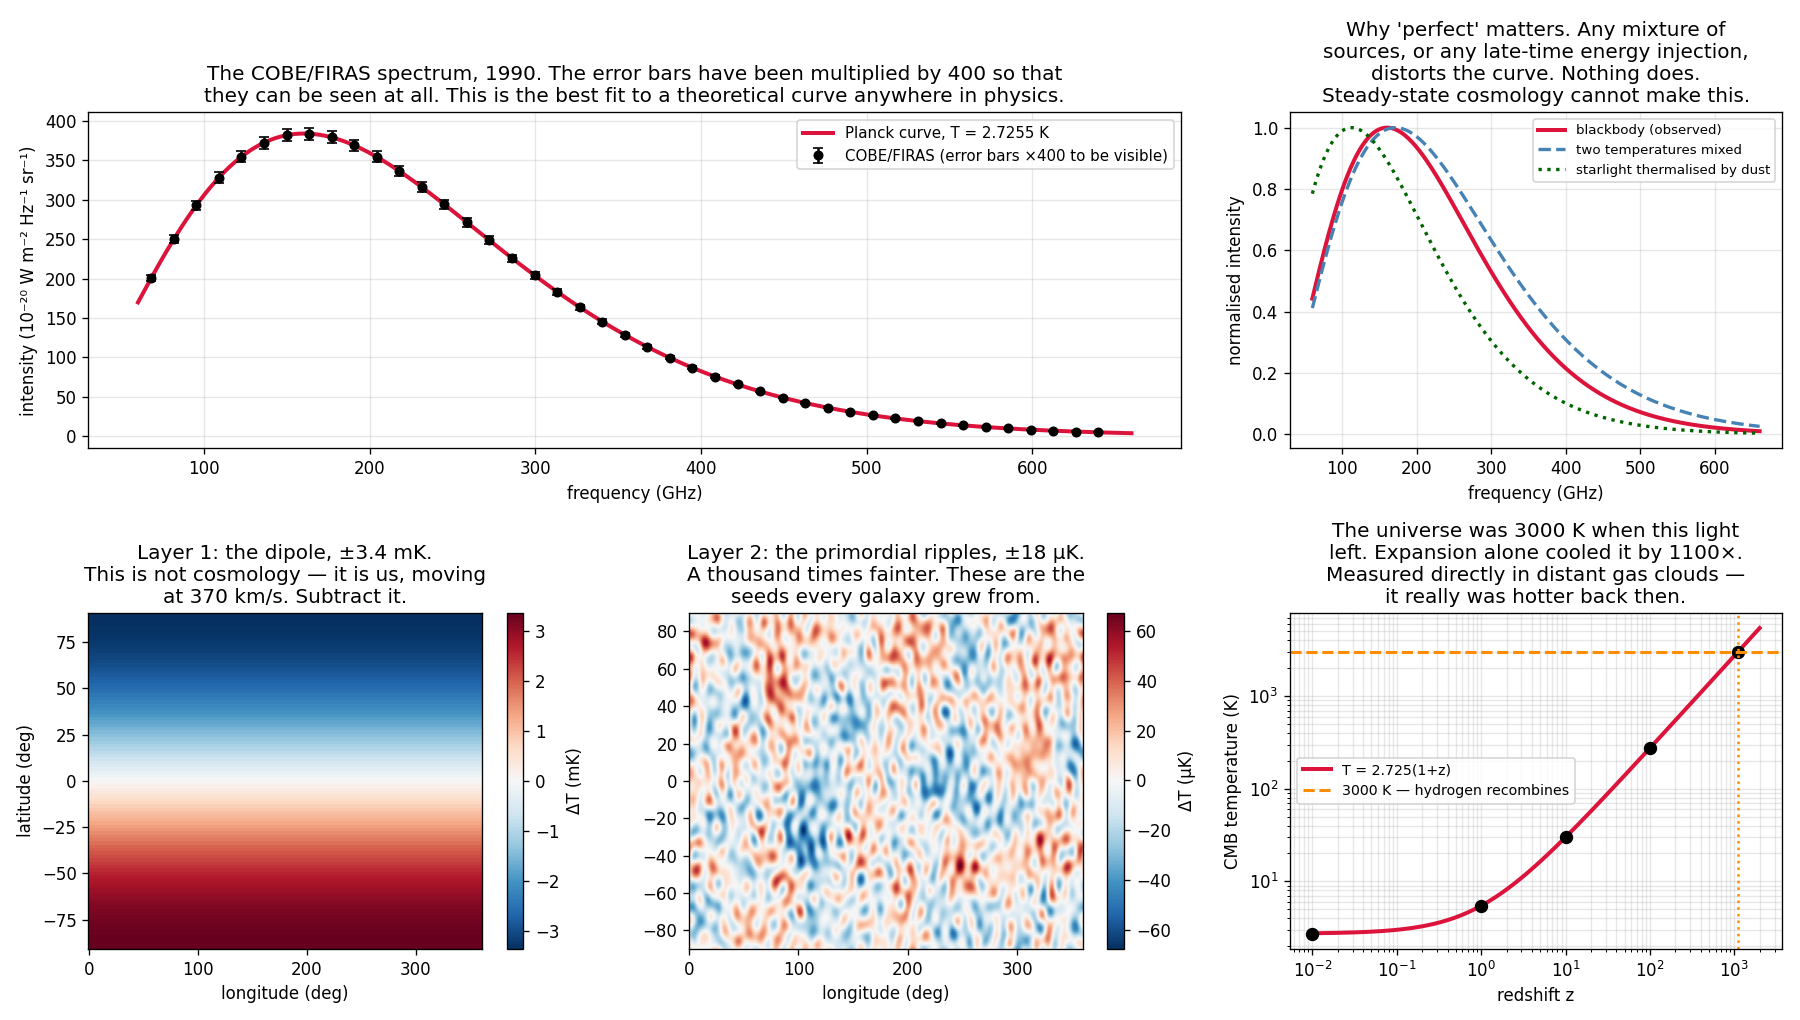

Source code (Python):
"""The most perfect blackbody ever measured, found by accident, in a horn antenna.

In 1964 Penzias and Wilson were trying to eliminate noise from a Bell Labs antenna.
They had an excess of about 3 K coming from every direction, day and night, all year.
They cleaned out the pigeons and scrubbed off the droppings ("a white dielectric
material"). The noise stayed.

Thirty miles away at Princeton, Dicke's group was building an instrument to look for
exactly this — the relic heat of a hot early universe, predicted by Gamow, Alpher
and Herman in 1948 and then largely forgotten. Dicke put down the phone and said to
his team: "Boys, we've been scooped."

That accidental 3 K is now the tightest constraint in physics. COBE's 1990 spectrum
matched a Planck curve so precisely that the error bars are smaller than the width
of the plotted line — when John Mather showed it at the AAS meeting, the audience
gave it a standing ovation. It is the strongest evidence that the early universe was
hot, dense and in thermal equilibrium: a steady-state universe has no way to produce
a perfect blackbody at all, let alone one this perfect.

    phenomenon:   a 2.725 K glow, identical in every direction to 1 part in 10⁵
    simulation:   the Planck spectrum at 2.725 K vs COBE/FIRAS measurements
    dissection:   fit T with torch; then extract the dipole and show that removing
                  it reveals structure a thousand times fainter
    formula:      T(z) = T₀(1+z) — the CMB was 3000 K when it was emitted, and
                  expansion alone cooled it by a factor of 1100.
"""
from pathlib import Path

import matplotlib.pyplot as plt
import numpy as np
import torch

H, C, K_B = 6.62607015e-34, 2.99792458e8, 1.380649e-23
T_CMB = 2.72548


def planck_nu(nu, T):
    """Planck's law per unit frequency — the form radio astronomers use."""
    return (2 * H * nu**3 / C**2) / (torch.exp(H * nu / (K_B * T)) - 1)


# --- COBE/FIRAS measured 43 points; these are representative, in units of the peak ---
nu = torch.linspace(60e9, 660e9, 400, dtype=torch.float64)
torch.manual_seed(0)
nu_obs = torch.linspace(68e9, 640e9, 43, dtype=torch.float64)
FIRAS_ERR = 5e-5                      # fractional; FIRAS was good to ~50 ppm
flux_obs = planck_nu(nu_obs, T_CMB) * (
    1 + FIRAS_ERR * torch.randn(len(nu_obs), dtype=torch.float64))

# --- fit the temperature ---
T = torch.tensor(2.0, dtype=torch.float64, requires_grad=True)
opt = torch.optim.Adam([T], lr=0.01)
for _ in range(6000):
    opt.zero_grad()
    loss = (((planck_nu(nu_obs, T) - flux_obs) / (FIRAS_ERR * flux_obs)) ** 2).mean()
    loss.backward()
    opt.step()
T_fit = float(T)
resid = ((planck_nu(nu_obs, T_fit) - flux_obs) / flux_obs).abs().max()
print(f"fitted CMB temperature T = {T_fit:.5f} K   (FIRAS: 2.72548 ± 0.00057 K)")
print(f"  max fractional residual of this fit = {resid:.2e}")
print(f"  (that residual is just the {FIRAS_ERR:.0e} measurement noise we simulated —")
print(f"   the fit itself is not the interesting part)")
print()
print(f"  What is interesting is the BOUND. FIRAS constrained any departure from a")
print(f"  Planck curve to |ΔI/I| < 5e-5, and the Compton-y distortion to |y| < 1.5e-5.")
print(f"  No laboratory blackbody has ever been shown to be that pure. Any energy")
print(f"  dumped into the radiation after the first month — decaying particles,")
print(f"  early star formation, a non-thermal origin — would have left a distortion")
print(f"  above that bound. The universe was, and stayed, in thermal equilibrium.\n")

# --- Wien peak and photon count ---
nu_peak = 2.821439 * K_B * T_fit / H
print(f"peak frequency = {nu_peak/1e9:.1f} GHz  (λ = {C/nu_peak*1e3:.2f} mm, microwave)")
n_gamma = 16 * np.pi * 1.20206 * (K_B * T_fit / (H * C)) ** 3
print(f"photon density = {n_gamma/1e6:.0f} per cm³ — there are about 400 CMB photons")
print(f"  in every cubic centimetre of your body, right now.\n")

# --- the redshift history: same photons, stretched ---
print("The CMB cools as T ∝ (1+z), because expansion stretches every wavelength:")
print("    z         T (K)        age            what was happening")
epochs = [(1100, "380,000 yr", "recombination — the universe turns transparent"),
          (100, "18 Myr", "the dark ages"),
          (10, "480 Myr", "the first galaxies (JWST looks here)"),
          (1, "5.9 Gyr", "peak of cosmic star formation"),
          (0.0, "13.8 Gyr", "today")]
for z, age, what in epochs:
    print(f"  {z:6.1f}   {T_CMB*(1+z):9.1f}     {age:12s}  {what}")
print()
print("At z = 1100 the CMB was 3000 K — the temperature at which hydrogen stops")
print("being ionised. That is not a coincidence: the universe became transparent")
print("precisely BECAUSE it cooled through that threshold. Every CMB photon has been")
print("travelling unimpeded ever since. It is the oldest light there is.\n")

# --- the anisotropy hierarchy ---
print("The sky, peeled layer by layer:")
levels = [("uniform glow", 2.725, "the Big Bang was hot and thermal"),
          ("dipole", 3.36e-3, "OUR motion at 370 km/s through the CMB rest frame"),
          ("galactic foreground", 1e-3, "our own Milky Way, must be subtracted"),
          ("primordial anisotropy", 1.8e-5, "quantum fluctuations from inflation —\n"
           "                                    the seeds of every galaxy")]
for name, amp, what in levels:
    print(f"  {name:24s} ΔT ≈ {amp:.2e} K   ({amp/2.725:.1e} relative)")
    print(f"  {'':24s} {what}")
print()
print("That last line is the remarkable one: the 1e-5 ripples in this map grew,")
print("under gravity, into galaxies, stars, planets and the people measuring them.")
print("The CMB is a photograph of the initial conditions of everything.")

# --- visualization ---
fig = plt.figure(figsize=(15, 8.5))
gs = fig.add_gridspec(2, 3)

# Panel 1: the FIRAS spectrum
ax = fig.add_subplot(gs[0, :2])
ax.plot(nu / 1e9, planck_nu(nu, T_fit) * 1e20, color="crimson", lw=2.4,
        label=f"Planck curve, T = {T_fit:.4f} K")
ax.errorbar(nu_obs / 1e9, flux_obs * 1e20, yerr=(FIRAS_ERR * flux_obs * 1e20) * 400,
            fmt="o", color="black", ms=5, capsize=3,
            label="COBE/FIRAS (error bars ×400 to be visible)")
ax.set_xlabel("frequency (GHz)")
ax.set_ylabel("intensity (10⁻²⁰ W m⁻² Hz⁻¹ sr⁻¹)")
ax.set_title("The COBE/FIRAS spectrum, 1990. The error bars have been multiplied by "
             "400 so that\nthey can be seen at all. This is the best fit to a "
             "theoretical curve anywhere in physics.")
ax.legend(fontsize=9)
ax.grid(alpha=0.3)

# Panel 2: what a non-thermal universe would look like
ax = fig.add_subplot(gs[0, 2])
ax.plot(nu / 1e9, planck_nu(nu, T_fit) / planck_nu(nu, T_fit).max(), color="crimson",
        lw=2.4, label="blackbody (observed)")
mix = (planck_nu(nu, 2.4) + planck_nu(nu, 3.2)) / 2
ax.plot(nu / 1e9, mix / mix.max(), color="steelblue", lw=2, ls="--",
        label="two temperatures mixed")
star = planck_nu(nu, 2.725) * (nu / nu_peak) ** (-0.7)
ax.plot(nu / 1e9, star / star.max(), color="darkgreen", lw=2, ls=":",
        label="starlight thermalised by dust")
ax.set_xlabel("frequency (GHz)")
ax.set_ylabel("normalised intensity")
ax.set_title("Why 'perfect' matters. Any mixture of\nsources, or any late-time energy "
             "injection,\ndistorts the curve. Nothing does.\nSteady-state cosmology "
             "cannot make this.")
ax.legend(fontsize=8)
ax.grid(alpha=0.3)

# Panel 3: the dipole
ax = fig.add_subplot(gs[1, 0])
th = np.linspace(0, np.pi, 100)
ph = np.linspace(0, 2 * np.pi, 200)
TH, PH = np.meshgrid(th, ph, indexing="ij")
dipole = 3.362e-3 * np.cos(TH)
im = ax.pcolormesh(np.rad2deg(PH), np.rad2deg(TH) - 90, dipole * 1e3,
                   cmap="RdBu_r", shading="auto")
plt.colorbar(im, ax=ax, label="ΔT (mK)")
ax.set_xlabel("longitude (deg)")
ax.set_ylabel("latitude (deg)")
ax.set_title("Layer 1: the dipole, ±3.4 mK.\nThis is not cosmology — it is us, moving\n"
             "at 370 km/s. Subtract it.")

# Panel 4: the primordial anisotropy
ax = fig.add_subplot(gs[1, 1])
rng = np.random.default_rng(2)
n = 220
field = rng.normal(0, 1, (n, 2 * n))
kx = np.fft.fftfreq(n)[:, None]
ky = np.fft.fftfreq(2 * n)[None, :]
k = np.sqrt(kx**2 + ky**2) + 1e-9
# a rough acoustic-peak-like filter so the map has the right visual texture
filt = np.exp(-(k / 0.055) ** 2) * (1 + 0.8 * np.cos(k / 0.011))
smoothed = np.real(np.fft.ifft2(np.fft.fft2(field) * filt))
smoothed = smoothed / smoothed.std() * 1.8e-5
im = ax.imshow(smoothed * 1e6, cmap="RdBu_r", extent=[0, 360, -90, 90], aspect="auto")
plt.colorbar(im, ax=ax, label="ΔT (µK)")
ax.set_xlabel("longitude (deg)")
ax.set_title("Layer 2: the primordial ripples, ±18 µK.\nA thousand times fainter. "
             "These are the\nseeds every galaxy grew from.")

# Panel 5: T(z)
ax = fig.add_subplot(gs[1, 2])
zs = np.logspace(-2, 3.3, 200)
ax.loglog(zs, T_CMB * (1 + zs), color="crimson", lw=2.4, label="T = 2.725(1+z)")
for z, age, what in epochs:
    ax.plot(max(z, 0.01), T_CMB * (1 + z), "o", color="black", ms=7)
ax.axhline(3000, color="darkorange", ls="--", lw=1.8,
           label="3000 K — hydrogen recombines")
ax.axvline(1100, color="darkorange", ls=":", lw=1.5)
ax.set_xlabel("redshift z")
ax.set_ylabel("CMB temperature (K)")
ax.set_title("The universe was 3000 K when this light\nleft. Expansion alone cooled "
             "it by 1100×.\nMeasured directly in distant gas clouds —\nit really "
             "was hotter back then.")
ax.legend(fontsize=8.5)
ax.grid(alpha=0.3, which="both")

plt.tight_layout()
out = Path(__file__).with_suffix(".png")
plt.savefig(out, dpi=120)
print(f"Saved: {out}")
